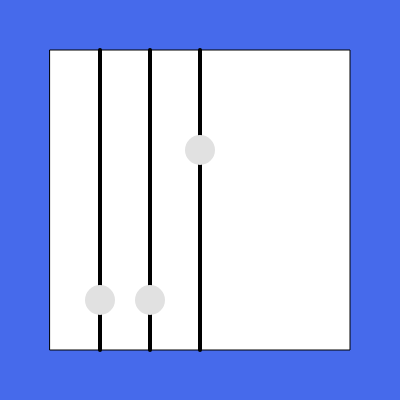
Frame 1 (no input)
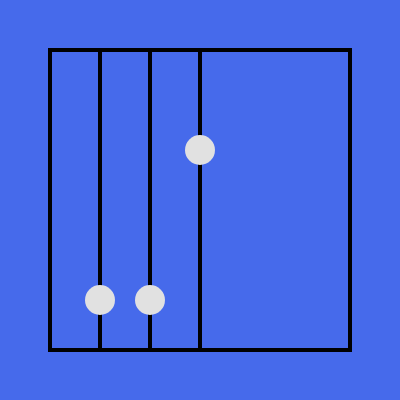
Frame 60 (no input)
Frame 120 (the mouse pressed at the canvas centre since frame 60): identical to frame 60, image omitted

The p5.js sketch that drew these frames (run headless with seeded random() and noise() and a simulated clock; from frame 60 on, the mouse is pressed at the canvas centre):

// p5.js sketch
// ── sketch.js
function setup() {
  createCanvas(400, 400);
}

function draw() {
  background(70, 106, 235);


rect(50, 50, 300, 300);
  fill (70, 106, 235);
strokeWeight(4);
  
  push()
  translate(100, 50);
  line (0, 0 ,0, 300) 
   pop();
  
  
    push()
  translate(150, 50);
  line (0, 0 ,0, 300) 
   pop();
  
    push()
  translate(200, 50);
  line (0, 0 ,0, 300) 
   pop();
  
     push()
  fill (225)
  noStroke();
  translate(200, 150);
    ellipse (0, 0 ,30, 30) 
   pop();
  
     push()
  fill (225)
  noStroke();
  translate(150, 300);
    ellipse (0, 0 ,30, 30) 
   pop();
  
       push()
  fill (225)
  noStroke();
  translate(100, 300);
    ellipse (0, 0 ,30, 30) 
   pop();
 
}
